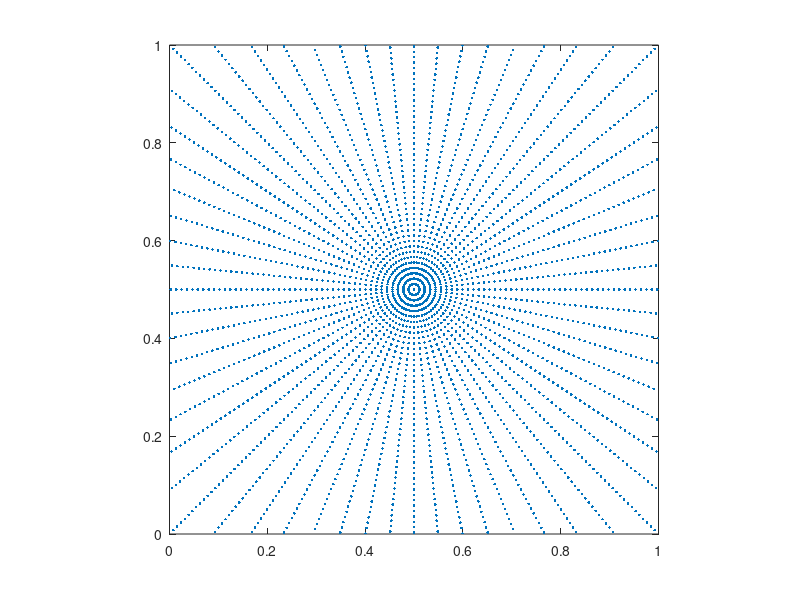

This chart was generated by the following MATLAB code: (Note: this script raises an error after producing the figure.)
%% Basic Settings.
clear;
close all;
warning off;

p = 5;

min_points = 64;
rank_or_tol = 1e-5;

fprintf("min_points: %d\n", min_points);
if rank_or_tol >= 1
    fprintf("rank: %d\n", rank_or_tol);
else
    fprintf("tol: %.4e\n", rank_or_tol);
end

%% Generate points x and omega.
n = 2^p;
nx = n;
ny = n;
N = nx * ny;

% Random
c = 0.5 + 1i * 0.5;
r = (0 : (2 * n - 1))' / (2 * n);
r = r * sqrt(2) / 2;
t = (0 : (2 * n - 1))' / (2 * n);
z = c + r .* exp(2 * pi * 1i * t');
z = z(:);
x = [real(z), imag(z)];
x = x(x(:, 1) >= 0, :);
x = x(x(:, 1) < 1, :);
x = x(x(:, 2) >= 0, :);
x = x(x(:, 2) < 1, :);
M = size(x, 1);

figure();
plot(x(:, 1), x(:, 2), "Marker", ".", "LineStyle", "none");
axis equal;
xlim([0, 1]);
ylim([0, 1]);

fprintf("M: %d, N: %d\n", M, N);

%% NUDFT2_Matrix.
A = NUDFT2_2D_Matrix(x, nx, ny);
kappa_A = cond(A);
fprintf("cond(A): %.4e\n", kappa_A);

%% NUDFT2.
tic;
A = NUDFT2_2D(nx, ny);
A.Construct_ID_Full(x, min_points, rank_or_tol);
t_construct = toc;
fprintf("Construct time: %.4e\n", t_construct);

r = A.Rank();
fprintf("HSS rank: %d\n", r);

mem_exact = M * N;
mem = A.Storage();
mem_ratio = mem / mem_exact;
fprintf("Mem ratio: %.4e\n", mem_ratio);

%% Apply.
u_ex = randn(N, 1) + randn(N, 1) * 1i;

tic;
f_nufft = MY_NUFFT2_2D(u_ex, x, nx, ny);
t_nufft = toc;
fprintf("NUFFT time: %.4e\n", t_nufft);

tic;
f = A.Apply(u_ex);
t_apply = toc;
fprintf("Apply time: %.4e\n", t_apply);

df = f - f_nufft;
rel_err = norm(df) / norm(f_nufft);
fprintf("Rel err: %.4e\n", rel_err);

%% URV Factorization.
tic;
A.URV_Factor();
t_factor = toc;
fprintf("Factor time: %.4e\n", t_factor);

%% Solution: RHS (approximately) in range(A).
fprintf("RHS (approximately) in range(A)\n");
u_ex = randn(N, 1) + randn(N, 1) * 1i;
f_nufft = MY_NUFFT2_2D(u_ex, x, nx, ny);

tic;
u_solve = A.URV_Solve(f_nufft);
t_solve = toc;
fprintf("Solve time: %.4e\n", t_solve);

r = f_nufft - MY_NUFFT2_2D(u_solve, x, nx, ny);
rel_res = norm(r) / norm(f_nufft);
fprintf("Rel res: %e\n", rel_res);
